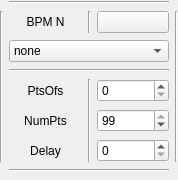
<?xml version="1.0" encoding="UTF-8"?>
<ui version="4.0">
 <class>Form</class>
 <widget class="QWidget" name="Form">
  <property name="geometry">
   <rect>
    <x>0</x>
    <y>0</y>
    <width>178</width>
    <height>180</height>
   </rect>
  </property>
  <property name="windowTitle">
   <string>Form</string>
  </property>
  <widget class="QWidget" name="gridLayoutWidget_2">
   <property name="geometry">
    <rect>
     <x>0</x>
     <y>0</y>
     <width>178</width>
     <height>174</height>
    </rect>
   </property>
   <layout class="QGridLayout" name="gridLayout_2">
    <item row="6" column="1">
     <widget class="QLabel" name="label_2">
      <property name="text">
       <string>Delay</string>
      </property>
      <property name="alignment">
       <set>Qt::AlignCenter</set>
      </property>
     </widget>
    </item>
    <item row="5" column="3">
     <widget class="CXSpinBox" name="bpm_numpts">
      <property name="minimum">
       <number>1</number>
      </property>
      <property name="value">
       <number>1024</number>
      </property>
      <property name="cname" stdset="0">
       <string/>
      </property>
     </widget>
    </item>
    <item row="1" column="0" rowspan="6">
     <widget class="Line" name="line_17">
      <property name="orientation">
       <enum>Qt::Vertical</enum>
      </property>
     </widget>
    </item>
    <item row="2" column="1" colspan="3">
     <widget class="CXTextComboBox" name="bpm_istart">
      <item>
       <property name="text">
        <string>none</string>
       </property>
      </item>
      <item>
       <property name="text">
        <string>Injection</string>
       </property>
      </item>
      <item>
       <property name="text">
        <string>Free Run</string>
       </property>
      </item>
     </widget>
    </item>
    <item row="5" column="1">
     <widget class="QLabel" name="label">
      <property name="text">
       <string>NumPts</string>
      </property>
      <property name="alignment">
       <set>Qt::AlignCenter</set>
      </property>
     </widget>
    </item>
    <item row="1" column="5" rowspan="6">
     <widget class="Line" name="line_16">
      <property name="orientation">
       <enum>Qt::Vertical</enum>
      </property>
     </widget>
    </item>
    <item row="1" column="3">
     <widget class="CXSwitch" name="bpm_is_on"/>
    </item>
    <item row="3" column="1" colspan="3">
     <widget class="Line" name="line_3">
      <property name="orientation">
       <enum>Qt::Horizontal</enum>
      </property>
     </widget>
    </item>
    <item row="1" column="2">
     <widget class="Line" name="line_5">
      <property name="orientation">
       <enum>Qt::Vertical</enum>
      </property>
     </widget>
    </item>
    <item row="1" column="1">
     <widget class="QLabel" name="bpm_name">
      <property name="text">
       <string>BPM N</string>
      </property>
      <property name="alignment">
       <set>Qt::AlignCenter</set>
      </property>
     </widget>
    </item>
    <item row="0" column="1" colspan="3">
     <widget class="Line" name="line_15">
      <property name="orientation">
       <enum>Qt::Horizontal</enum>
      </property>
     </widget>
    </item>
    <item row="6" column="3">
     <widget class="CXSpinBox" name="bpm_delay">
      <property name="minimum">
       <number>0</number>
      </property>
     </widget>
    </item>
    <item row="10" column="1" colspan="3">
     <widget class="Line" name="line_7">
      <property name="orientation">
       <enum>Qt::Horizontal</enum>
      </property>
     </widget>
    </item>
    <item row="4" column="1">
     <widget class="QLabel" name="label_3">
      <property name="text">
       <string>PtsOfs</string>
      </property>
      <property name="alignment">
       <set>Qt::AlignCenter</set>
      </property>
     </widget>
    </item>
    <item row="4" column="3">
     <widget class="CXSpinBox" name="bpm_ptsofs">
      <property name="minimum">
       <number>0</number>
      </property>
      <property name="value">
       <number>0</number>
      </property>
      <property name="cname" stdset="0">
       <string/>
      </property>
     </widget>
    </item>
    <item row="4" column="2" rowspan="3">
     <widget class="Line" name="line_6">
      <property name="orientation">
       <enum>Qt::Vertical</enum>
      </property>
     </widget>
    </item>
   </layout>
  </widget>
 </widget>
 <customwidgets>
  <customwidget>
   <class>CXSpinBox</class>
   <extends>PSpinBox</extends>
   <header>cxwidgets</header>
  </customwidget>
  <customwidget>
   <class>CXTextComboBox</class>
   <extends>QComboBox</extends>
   <header>cxwidgets</header>
  </customwidget>
  <customwidget>
   <class>CXSwitch</class>
   <extends>QPushButton</extends>
   <header>cxwidgets</header>
  </customwidget>
  <customwidget>
   <class>PSpinBox</class>
   <extends>QSpinBox</extends>
   <header>cxwidgets</header>
  </customwidget>
 </customwidgets>
 <resources/>
 <connections/>
</ui>
